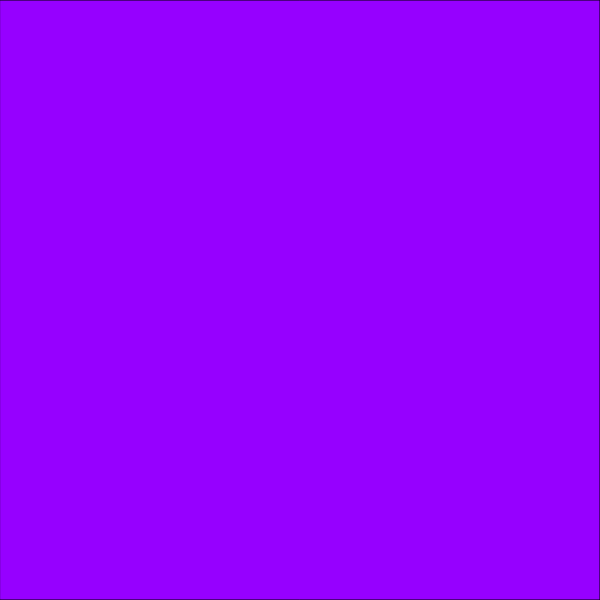
Frame 1 (no input)
Frame 60 (no input): identical to frame 1, image omitted
Frame 120 (the mouse pressed at the canvas centre since frame 60): blank canvas, image omitted

The p5.js sketch that drew this single still picture (run headless with seeded random() and noise() and a simulated clock; from frame 60 on, the mouse is pressed at the canvas centre):

// p5.js sketch
// ── sketch.js
function setup() {
    createCanvas(600,600);
}

function draw() {
    background(255);
    rectMode(CENTER);
    fill(150,0,255);
    rect(300,300,mouseX*2-width,mouseY*2-height);
}
